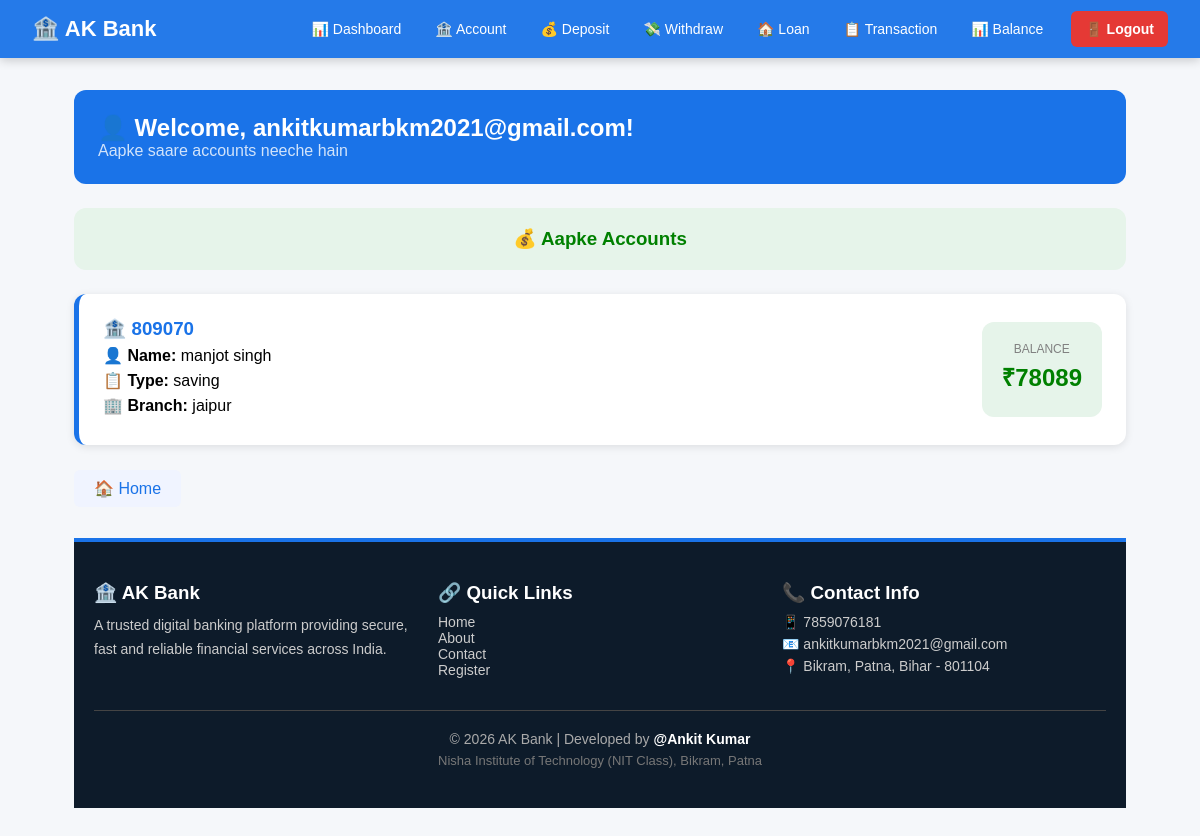
/balance/ (signed in), run on the app's committed database.
### bank/models.py (models this page shows, shortened)
class user(models.Model):
    email = models.EmailField(max_length=100)
    password = models.CharField(max_length=100)

class BankAccount(models.Model):
    user = models.ForeignKey('user', on_delete=models.CASCADE, null=True)
    account_no = models.IntegerField()
    name = models.CharField(max_length=100)
    account_type = models.CharField(max_length=50)
    branch = models.CharField(max_length=100)
    balance = models.IntegerField()

### bank/views.py (the view)
# urls.py: path('balance/', views.balance, name='balance'),
def balance(req):
    if not req.session.get('user_id'):
        return redirect('bank:signin')
    user_id = req.session['user_id']
    current_user = user.objects.get(id=user_id)
    accounts = BankAccount.objects.filter(user_id=user_id)
    return render(req, 'bank/balance.html', {
        'accounts': accounts,
        'current_user': current_user
    })

### bank/templates/bank/balance.html (shortened to what this page needs)
{% extends 'bank/master.html' %}
{% block content %}
<div style="background:#1a73e8;color:white;padding:24px;
            border-radius:12px;margin-bottom:24px">
    <h2>👤 Welcome, {{ current_user.email }}!</h2>
    <p style="opacity:0.8">Aapke saare accounts neeche hain</p>
</div>
{% if accounts %}
    {% with total=0 %}
    <div style="background:#e6f4ea;padding:20px;border-radius:12px;
                margin-bottom:24px;text-align:center">
        <h3 style="color:green">💰 Aapke Accounts</h3>
    </div>
    {% endwith %}
    {% for acc in accounts %}
    <div style="background:white;border-radius:12px;padding:24px;
                margin-bottom:16px;
                box-shadow:0 2px 8px rgba(0,0,0,0.1);
                border-left:5px solid #1a73e8">
        <div style="display:flex;justify-content:space-between;
                    align-items:center">
            <div>
                <h3 style="color:#1a73e8;margin:0">
                    🏦 {{ acc.account_no }}
                </h3>
                <p style="margin:6px 0">
                    <b>👤 Name:</b> {{ acc.name }}
                </p>
                <p style="margin:6px 0">
                    <b>📋 Type:</b> {{ acc.account_type }}
                </p>
                <p style="margin:6px 0">
                    <b>🏢 Branch:</b> {{ acc.branch }}
                </p>
            </div>
            <div style="text-align:center;
                        background:#e6f4ea;
                        padding:20px;
                        border-radius:12px">
                <p style="color:gray;margin:0;font-size:12px">
                    BALANCE
                </p>
                <h2 style="color:green;margin:4px 0">
                    ₹{{ acc.balance }}
                </h2>
            </div>
        </div>
    </div>
    {% endfor %}
{% endif %}
<br>
<a href="{% url 'bank:index' %}"
   style="background:#f0f4ff;color:#1a73e8;padding:10px 20px;
          border-radius:6px;text-decoration:none">
    🏠 Home
</a>
<footer style="background:#0d1b2a;color:#ccc;padding:40px 20px;
               border-top:4px solid #1a73e8;margin-top:40px">
    <div style="display:grid;grid-template-columns:repeat(3,1fr);
                gap:20px;max-width:1100px;margin:auto">
        <div>
            <h3 style="color:white;margin-bottom:10px">🏦 AK Bank</h3>
            <p style="font-size:14px;line-height:1.7">
                A trusted digital banking platform providing secure,
                fast and reliable financial services across India.
            </p>
        </div>
        <div>
            <h3 style="color:white;margin-bottom:10px">🔗 Quick Links</h3>
            <ul style="list-style:none;padding:0;font-size:14px">
                <li><a href="/" style="color:#ccc;text-decoration:none">Home</a></li>
                <li><a href="{% url 'bank:about' %}" style="color:#ccc;text-decoration:none">About</a></li>
                <li><a href="{% url 'bank:contact' %}" style="color:#ccc;text-decoration:none">Contact</a></li>
                <li><a href="{% url 'bank:signup' %}" style="color:#ccc;text-decoration:none">Register</a></li>
            </ul>
        </div>
        <div>
            <h3 style="color:white;margin-bottom:10px">📞 Contact Info</h3>
            <p style="font-size:14px;margin:6px 0">📱 7859076181</p>
            <p style="font-size:14px;margin:6px 0">
                📧 ankitkumarbkm2021@gmail.com
            </p>
            <p style="font-size:14px;margin:6px 0">
                📍 Bikram, Patna, Bihar - 801104
            </p>
        </div>
    </div>
    <div style="text-align:center;margin-top:30px;
                border-top:1px solid #444;padding-top:20px">
        <p style="font-size:14px;color:#aaa">
            © 2026 AK Bank | Developed by <b style="color:white">@Ankit Kumar</b>
        </p>
        <p style="font-size:13px;color:#777;margin-top:6px">
            Nisha Institute of Technology (NIT Class), Bikram, Patna
        </p>
    </div>
</footer>
{% endblock %}

### bank/templates/bank/master.html (style rules this page uses)
* { margin:0; padding:0; box-sizing:border-box; }
body { font-family:Arial,sans-serif; background:#f5f7fa; }
footer { background:#0d1b2a; color:#ccc; padding:40px 20px; border-top:4px solid #1a73e8; margin-top:40px; }
footer h3 { color:white; margin-bottom:10px; }
footer p, footer a { font-size:14px; color:#ccc; text-decoration:none; }

### data on the page
user: email "ankitkumarbkm2021@gmail.com"
BankAccount: account_no "809070", name "manjot singh", account_type "saving", branch "jaipur", balance "78089"
